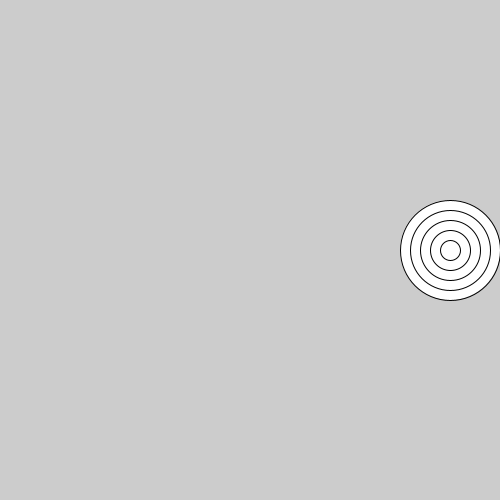
Frame 1 (no input)
Frame 60 (the mouse pressed at the canvas centre just before this capture): identical to frame 1, image omitted
Frame 120 (the mouse held since frame 60 and released just before this capture): identical to frame 1, image omitted

The Processing sketch that drew this single still picture (run headless with seeded random() and noise(); from frame 60 on, the mouse is pressed at the canvas centre):

// Processing sketch: Hoofdstuk_9_Opdracht_6
// ── Hoofdstuk_9_Opdracht_6.pde
String theLine;


void setup(){
  size(500, 500);
  
 bigCircle(450, 250, 100, 100);
 bigCircle(450, 250, 80, 80);
 bigCircle(450, 250, 60, 60);
 bigCircle(450, 250, 40, 40);
 bigCircle(450, 250, 20, 20);
}


void draw(){
}


void bigCircle(float circleXpos, float circleYpos, float circleWidth, float circleHeight){
  ellipse(circleXpos, circleYpos, circleWidth, circleHeight);
  
}
